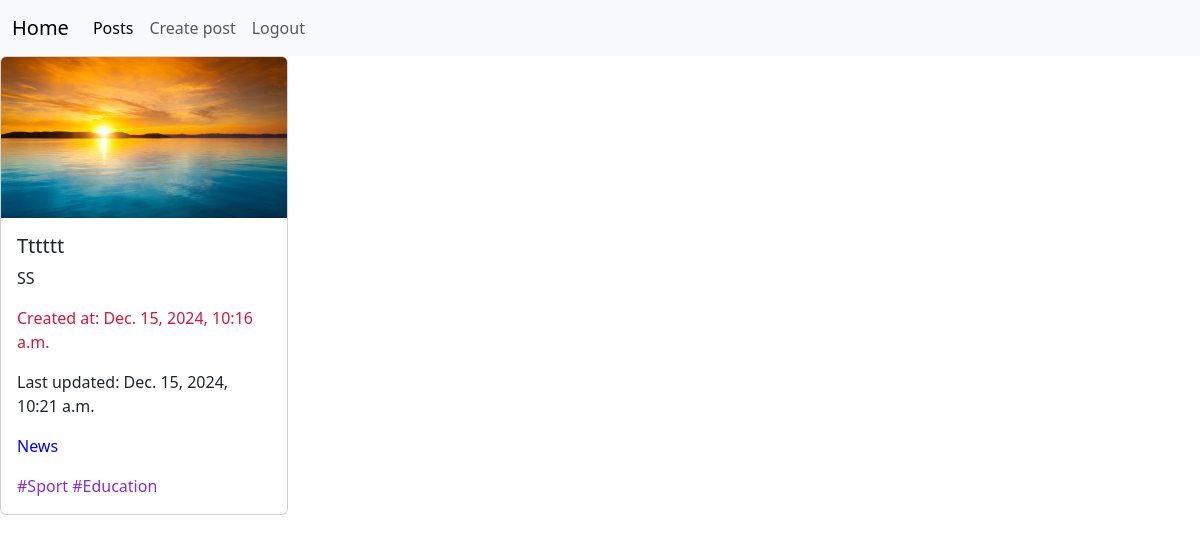
The app's page /posts/4/ (signed in) with its own data.
### posts/models.py (models this page shows, shortened)
class Post(models.Model):
    title = models.CharField(max_length=56)
    content = models.TextField()
    rate =models.IntegerField(null=True,blank=True)
    created_at = models.DateTimeField(null=True, auto_now_add=True)
    updated_at = models.DateTimeField(null=True, auto_now=True)
    image = models.ImageField(null=True, blank=True)
    category = models.ForeignKey(Category, on_delete=models.SET_NULL, null=True, blank=True)
    tags = models.ManyToManyField(Tag, null=True, blank=True)

class Category(models.Model):
    title = models.CharField(max_length=56)

class Tag(models.Model):
    title = models.CharField(max_length=56)

### posts/views.py (the view)
# urls.py: path("posts/<int:post_id>/", details_view),
@login_required(login_url='login')
def details_view(request, post_id):
    if request.method == 'GET':
        post = Post.objects.get(id=post_id)
        return render(request, "posts/detail_view.html", context={"post": post})

### templates/posts/detail_view.html
{% extends 'base.html' %}
{% block content %}
    <div class="card" style="width: 18rem;">
    {% if post.image %}
        <img class="card-img-top" src="{{post.image.url}}" alt="Card image cap"></img>
      {%  else %}
          <img src="/static/placeholder.png" alt="Card image cap"></img>
      {% endif %}
      <div class="card-body">
        <h5 class="card-title">{{ post.title }}</h5>
        <p class="card-text">{{ post.content }}</p>
        <p class="card-text" style="color: crimson">Created at: {{ post.created_at }}</p>
        <p class="card-text">Last updated: {{ post.updated_at }}</p>
          <p class="card-text" style="color: blue">{{ post.category.title }}</p>
          <p class="card-text" style="color: blueviolet">
              {% for tag in post.tags.all %}
                #{{ tag.title }}
              {% endfor %}
          </p>
      </div>
    </div>
{% endblock %}

### records on screen
Post: image (picture), title "Tttttt", content "SS", created_at "Dec. 15, 2024, 10:16 a.m.", updated_at "Dec. 15, 2024, 10:21 a.m.", category "News"
Tag: title "Sport"
Tag: title "Education"
